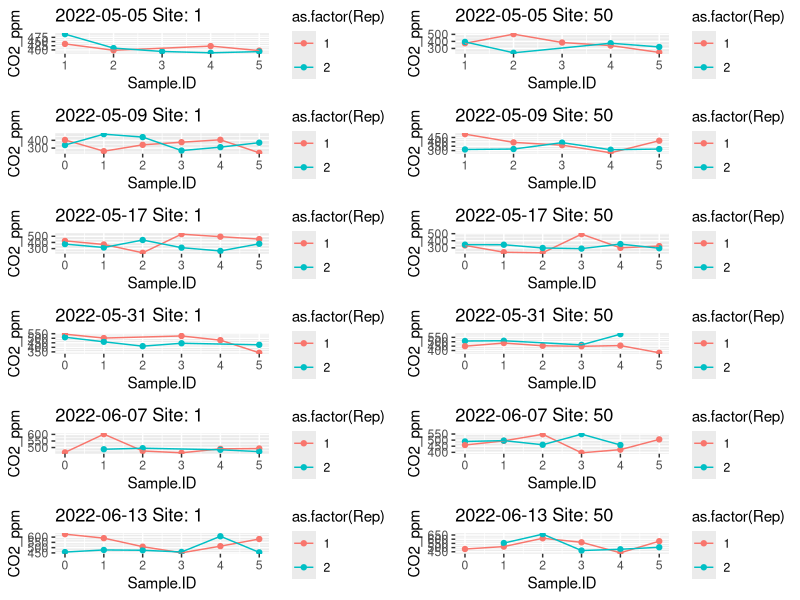
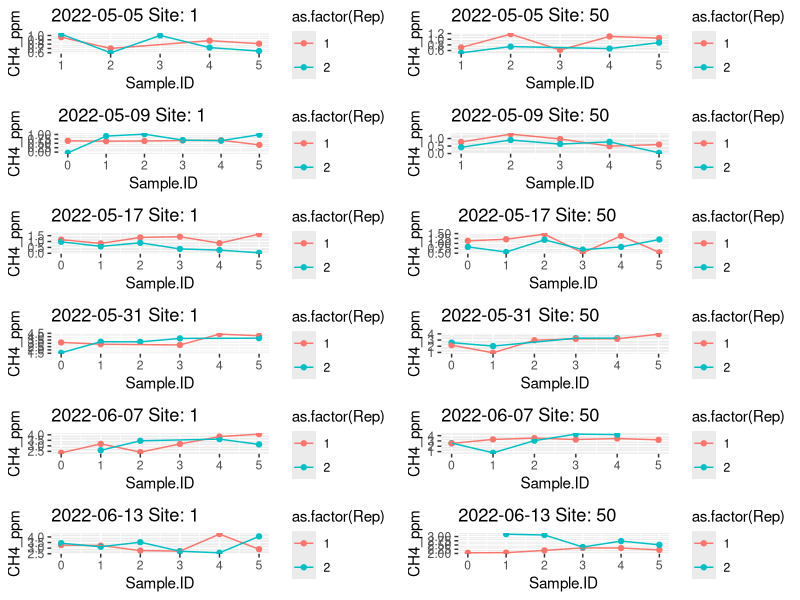

The R source for these figures, in order:
## ---- chunk 1
knitr::opts_chunk$set(echo = TRUE)

library(tidyverse)
library(gridExtra)
## ---- chunk 2
ugga_full = read.csv("Fix_hat_BVR_ghg.csv")

colnames(ugga_full)[c(1,2)]<- c("CH4_ppm","CO2_ppm")

ugga=ugga_full%>%
  select(CH4_ppm,CO2_ppm,Site, Reservoir, `Sample.ID`,Rep,`Date.Time.Sampled`,`Water.Vial`,Note)%>%
  rename(DateTime = `Date.Time.Sampled`)%>%
  mutate(Date = as.Date(DateTime, format = "%Y-%m-%d %H:%M"),
         DateTime = as.POSIXct(DateTime, format = "%Y-%m-%d %H:%M"))%>%
  #filter(nchar(Water.Vial) == 0)%>%
  mutate(Sample.ID = ifelse(!is.na(Sample.ID)&Sample.ID == 6,0,Sample.ID))

pdf("CO2.pdf")
plot_list = list()
i = 1
for(date in unique(ugga$Date[!is.na(ugga$Date)])){
    #for(rep in c(1,2)){
      for(site in unique(ugga$Site[!is.na(ugga$Site)])){
        data = ugga%>%
          filter(Date == date,
                 #Rep == rep,
                 Site == site)
        p = data%>%
          ggplot(aes(x = Sample.ID, y = CO2_ppm, color = as.factor(Rep)))+
          geom_point()+
          geom_line()+
          ggtitle(paste0(format(as.Date(date, origin = "1970-01-01"), "%Y-%m-%d")," Site: ",site))
        plot_list[[i]] = p
        i = i+1
      }
    #}
}
do.call("grid.arrange", c(plot_list, ncol=2))
dev.off()


pdf("CH4.pdf")
plot_list = list()
i = 1
for(date in unique(ugga$Date[!is.na(ugga$Date)])){
    #for(rep in c(1,2)){
      for(site in unique(ugga$Site[!is.na(ugga$Site)])){
        data = ugga%>%
          filter(Date == date,
                 #Rep == rep,
                 Site == site)
        p = data%>%
          ggplot(aes(x = Sample.ID, y = CH4_ppm, color = as.factor(Rep)))+
          geom_point()+
          geom_line()+
          ggtitle(paste0(format(as.Date(date, origin = "1970-01-01"), "%Y-%m-%d")," Site: ",site))
        plot_list[[i]] = p
        i = i+1
      }
    #}
}
do.call("grid.arrange", c(plot_list, ncol=2))
dev.off()
